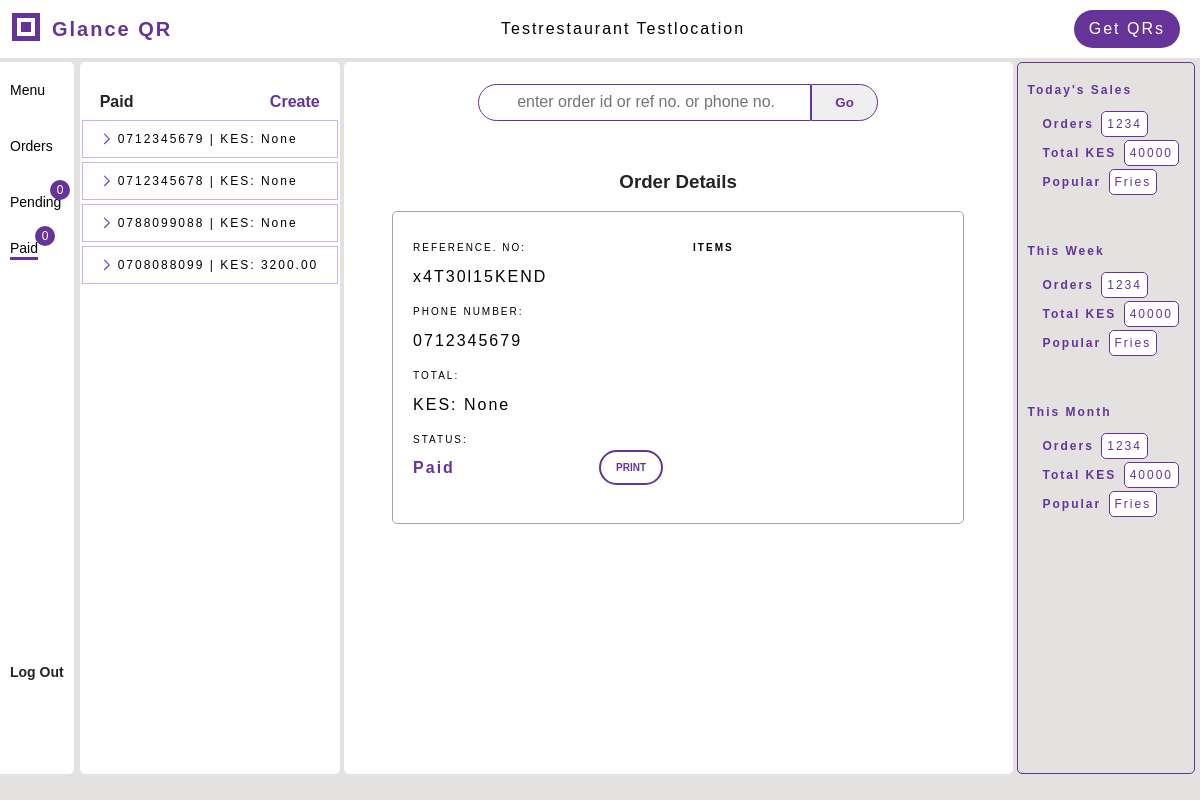
The app's page /paid/ (signed in), older data.
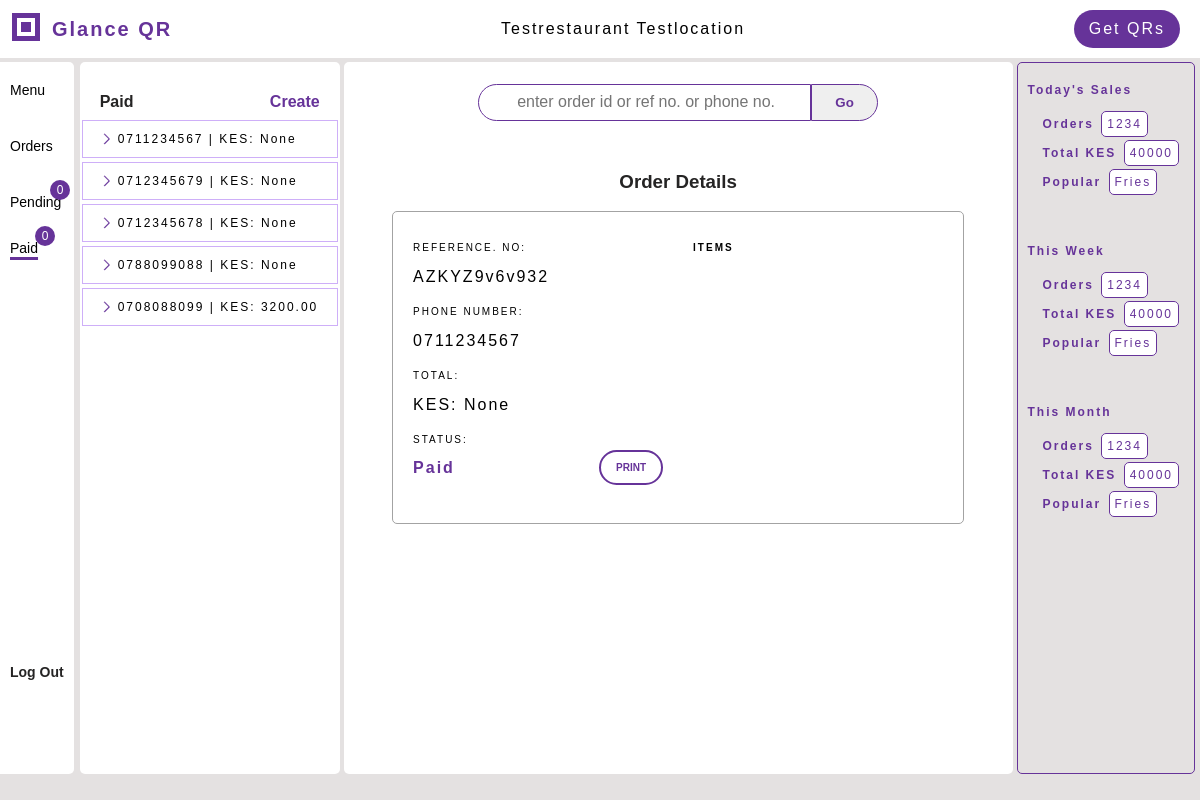
The same page, newer data.
### menus/models.py (models this page shows, shortened)
class Order(models.Model):
    order_id = models.AutoField(primary_key=True)
    reference_number = models.CharField(unique=True, max_length=20)
    table_number = models.IntegerField(null=True, blank=False)
    phone_number = PhoneNumber(max_length=15, null=True, blank=False)
    restaurant = models.ForeignKey(Restaurant, related_name="orders", on_delete=models.SET_NULL, null=True, blank=True)
    total_amount = models.DecimalField(decimal_places=2, max_digits=10, null=True, default=None)
    paid = models.BooleanField(default=False)
    new = models.BooleanField(default=True)
    @property
    def items_ordered(self):
        return self.ordered_items.all()

### qrgenerator/views_dashbord.py (the view)
# urls.py: path('paid/', views_dashbord.paid_orders, name='paid'),
def paid_orders(request, order_id=None):
    restaurant = request.user.restaurant
    if not restaurant:
        return HttpResponseForbidden('Access Denied')
    orders = restaurant.orders.filter(paid=True).order_by('order_id')
    context = get_orders_context(order_id, orders, restaurant)
    return render(request, 'qrgenerator/paid.html', context)

### qrgenerator/views_dashbord.py (called while the page is built)
def get_orders_context(order_id, orders, restaurant):
    context = {
        'orders': orders, 'display_order': orders.first(), 'restaurant': restaurant,
        }
    if order_id and (display_order := Order.get(unique_value=order_id)):
        display_order.new = False
        display_order.save()
        context['display_order'] = display_order
    return context

### qrgenerator/templates/qrgenerator/paid.html (shortened to what this page needs)
{% extends 'qrgenerator/dashbord.html' %}
{% block paid %}
<div class="menu-left-item">
    <a href="{% url 'qrgenerator:paid' %}">
        <span class="active-tab">Paid</span>
        <span id="incoming-paid" class="incoming">0</span>
    </a>
</div>
{% endblock %}
{% block menu_elements %}
<div class="menu-elements bg-white">
    <div class="elements-top">
        <div class="elements-title">Paid</div>
        <a target="_blank" href="{% url 'qrgenerator:create_order' restaurant.restaurant_id %}"><span class="create-order">Create</span></a>
    </div>
    <div class="elements-wrapper">
        {% if orders %}
        {% for order in orders %}
        <a href="{% url 'qrgenerator:paid' order.order_id %}">
        <div class="element-highlight {% if order.new %}is-new{% endif %}">
            <span class="item-name item-property">
            {{ order.phone_number }} | KES: {{ order.total_amount }}
            </span>
        </div>
        </a>
        {% endfor %}
        {% endif %}
    </div>
</div>
{% endblock %}
{% block workspace %}
    <div class="form-wrapper">
        <div class="form-title"><h3>Order Details</h3></div>
        <div class="order-summary">
            {% if display_order %}
            <div class="width-250">
                <div class="input-wrapper">
                    <div class="label">Reference. No:</div>
                    <div class="form-input">{{ display_order.reference_number }}</div>
                </div>
                <div class="input-wrapper">
                    <div class="label">Phone Number:</div>
                    <div class="form-input">{{ display_order.phone_number }}</div>
                </div>
                <div class="input-wrapper"><div class="label">Total:</div>
                    <div class="form-input">KES: {{ display_order.total_amount }}</div>
                </div>
                <div class="input-wrapper">
                    <div class="label">Status:</div>
                    <div class="status">{% if display_order.paid %}Paid{% endif %}
                        <form method="POST" action="" class="paid-btn-wrapper">
                            <button type="submit" class="mark-paid">PRINT</button>
                        </form>
                    </div>
                </div>
                <br>
            </div>
            <div class="width-250 padding-left-10">
            <div class="label items-title">Items</div>
            </div>
            {% else %}
            <p>No Orders at the moment</p>
            {% endif %}
        </div>
</div>
{% endblock %}

Row changes from the older to the newer data that the page shows:
now on this page (row edited): Order: phone_number "0711234567", total_amount "None", reference_number "AZKYZ9v6v932"
Text that changed along with them:
{{ display_order.reference_number }}: "x4T30l15KEND" → "AZKYZ9v6v932"
{{ display_order.phone_number }}: "0712345679" → "0711234567"
